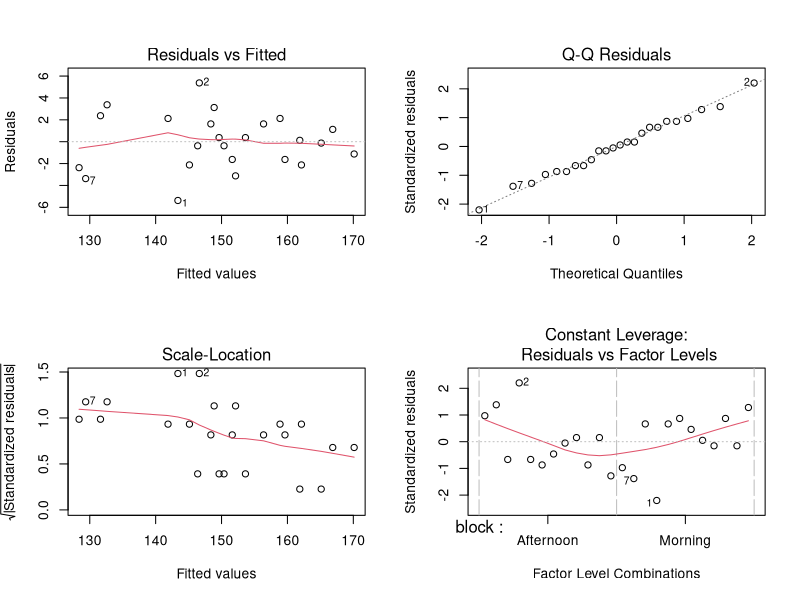
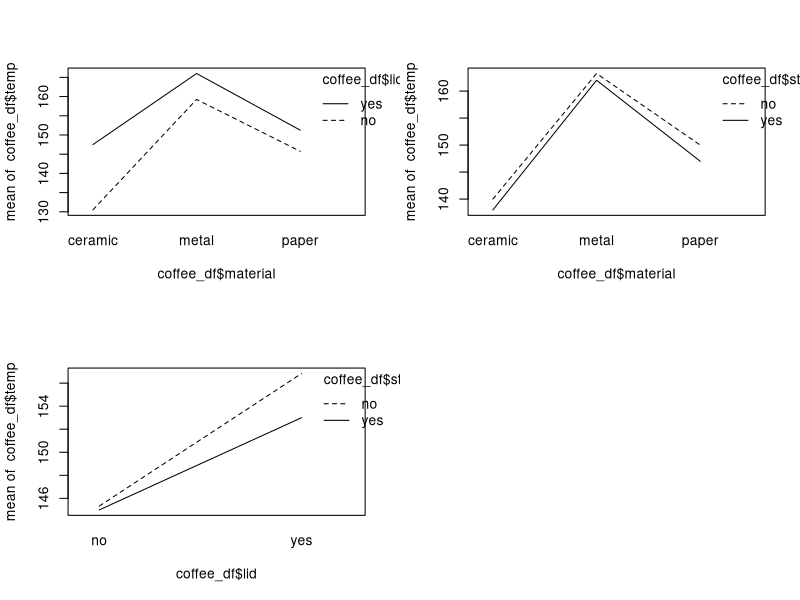

The R source for these figures, in order:
## ---- chunk 1
#| label: data-prep
#| message: false

# Creating our 3x2x2 factorial dataset
coffee_df <- data.frame(
  treatment = rep(paste0("T", 1:12), each = 2),
  material = rep(c("ceramic","ceramic","ceramic","ceramic",
                   "paper","paper","paper","paper",
                   "metal","metal","metal","metal"), each = 2),
  lid = rep(c("yes","yes","no","no",
              "no","no","yes","yes",
              "yes","yes","no","no"), each = 2),
  stir = rep(c("yes","no","no","yes",
               "no","yes","no","yes",
               "yes","no","no","yes"), each = 2),
  block = rep(c("Morning", "Afternoon"), times = 12),
  temp = c(
    138,152,150,150,126,134,126,136,146,150,144,143,
    150,154,152,149,162,165,168,169,158,158,161,160
  )
)

# Converting characters to factors for ANOVA
coffee_df$material <- factor(coffee_df$material)
coffee_df$lid <- factor(coffee_df$lid)
coffee_df$stir <- factor(coffee_df$stir)
coffee_df$block <- factor(coffee_df$block)

head(coffee_df)
## ---- chunk 2
#| label: diagnostics
#| fig-height: 7
#| fig-width: 8
model_lm <- lm(temp ~ block + material * lid * stir, data = coffee_df)
par(mfrow = c(2, 2))
plot(model_lm)
## ---- chunk 3
#| label: anova-summary
model_anova <- aov(model_lm)
summary(model_anova)
## ---- chunk 4
#| label: contrasts
#| message: false
library(emmeans)

material_emms <- emmeans(model_anova, "material")

# Contrast 1: Insulated Metal vs. Non-Insulated (Ceramic & Paper)
# Contrast 2: Takeout Paper vs. Permanent Reusable Mugs
contrast(material_emms, list("Insulated Metal vs. Others" = c(-0.5, 1, -0.5)))
contrast(material_emms, list("Disposable Paper vs. Reusable" = c(-0.5, -0.5, 1)))
## ---- chunk 5
#| label: interaction-plots
#| message: false
# Interaction plots
interaction.plot(coffee_df$material, coffee_df$lid, coffee_df$temp)
interaction.plot(coffee_df$material, coffee_df$stir, coffee_df$temp)
interaction.plot(coffee_df$lid, coffee_df$stir, coffee_df$temp)
## ---- chunk 6
#| label: tukeyhsd
#| message: false
TukeyHSD(model_anova, "material")
